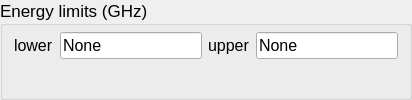
             <widget class="QGroupBox" name="groupBox_11">
              <property name="enabled">
               <bool>true</bool>
              </property>
              <property name="sizePolicy">
               <sizepolicy hsizetype="Expanding" vsizetype="Preferred">
                <horstretch>0</horstretch>
                <verstretch>0</verstretch>
               </sizepolicy>
              </property>
              <property name="minimumSize">
               <size>
                <width>0</width>
                <height>0</height>
               </size>
              </property>
              <property name="font">
               <font>
                <pointsize>13</pointsize>
               </font>
              </property>
              <property name="title">
               <string>Energy limits (GHz)</string>
              </property>
              <property name="flat">
               <bool>false</bool>
              </property>
              <property name="checkable">
               <bool>false</bool>
              </property>
              <property name="checked">
               <bool>false</bool>
              </property>
              <layout class="QVBoxLayout" name="verticalLayout_9">
               <property name="topMargin">
                <number>6</number>
               </property>
               <property name="bottomMargin">
                <number>6</number>
               </property>
               <item>
                <layout class="QHBoxLayout" name="horizontalLayout_11">
                 <item>
                  <layout class="QFormLayout" name="formLayout_10">
                   <property name="sizeConstraint">
                    <enum>QLayout::SetMinimumSize</enum>
                   </property>
                   <property name="fieldGrowthPolicy">
                    <enum>QFormLayout::ExpandingFieldsGrow</enum>
                   </property>
                   <property name="labelAlignment">
                    <set>Qt::AlignLeading|Qt::AlignLeft|Qt::AlignVCenter</set>
                   </property>
                   <property name="formAlignment">
                    <set>Qt::AlignLeading|Qt::AlignLeft|Qt::AlignTop</set>
                   </property>
                   <property name="verticalSpacing">
                    <number>0</number>
                   </property>
                   <item row="1" column="0">
                    <widget class="QLabel" name="label_26">
                     <property name="font">
                      <font>
                       <pointsize>12</pointsize>
                      </font>
                     </property>
                     <property name="text">
                      <string>lower</string>
                     </property>
                     <property name="textFormat">
                      <enum>Qt::AutoText</enum>
                     </property>
                    </widget>
                   </item>
                   <item row="1" column="1">
                    <widget class="QLineEdit" name="lineedit_plot_minE">
                     <property name="sizePolicy">
                      <sizepolicy hsizetype="Expanding" vsizetype="Fixed">
                       <horstretch>0</horstretch>
                       <verstretch>0</verstretch>
                      </sizepolicy>
                     </property>
                     <property name="minimumSize">
                      <size>
                       <width>0</width>
                       <height>0</height>
                      </size>
                     </property>
                     <property name="font">
                      <font>
                       <pointsize>12</pointsize>
                      </font>
                     </property>
                     <property name="text">
                      <string>None</string>
                     </property>
                    </widget>
                   </item>
                  </layout>
                 </item>
                 <item>
                  <layout class="QFormLayout" name="formLayout_11">
                   <property name="sizeConstraint">
                    <enum>QLayout::SetMinimumSize</enum>
                   </property>
                   <property name="fieldGrowthPolicy">
                    <enum>QFormLayout::ExpandingFieldsGrow</enum>
                   </property>
                   <property name="labelAlignment">
                    <set>Qt::AlignLeading|Qt::AlignLeft|Qt::AlignVCenter</set>
                   </property>
                   <property name="formAlignment">
                    <set>Qt::AlignLeading|Qt::AlignLeft|Qt::AlignTop</set>
                   </property>
                   <property name="verticalSpacing">
                    <number>0</number>
                   </property>
                   <item row="1" column="0">
                    <widget class="QLabel" name="label_27">
                     <property name="font">
                      <font>
                       <pointsize>12</pointsize>
                      </font>
                     </property>
                     <property name="text">
                      <string>upper</string>
                     </property>
                     <property name="textFormat">
                      <enum>Qt::AutoText</enum>
                     </property>
                    </widget>
                   </item>
                   <item row="1" column="1">
                    <widget class="QLineEdit" name="lineedit_plot_maxE">
                     <property name="sizePolicy">
                      <sizepolicy hsizetype="Expanding" vsizetype="Fixed">
                       <horstretch>0</horstretch>
                       <verstretch>0</verstretch>
                      </sizepolicy>
                     </property>
                     <property name="minimumSize">
                      <size>
                       <width>0</width>
                       <height>0</height>
                      </size>
                     </property>
                     <property name="font">
                      <font>
                       <pointsize>12</pointsize>
                      </font>
                     </property>
                     <property name="text">
                      <string>None</string>
                     </property>
                    </widget>
                   </item>
                  </layout>
                 </item>
                </layout>
               </item>
              </layout>
             </widget>
